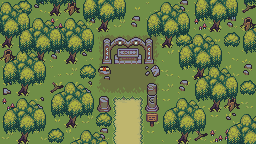

This game map was drawn from its Tiled (.tmx) file and the tilesets committed beside it. A one-line description and the full map source follow:
An orthogonal 16x9 tile map with 16x16 px tiles, 8 tile layers (Ground, Details, Items, Collision, ...), 4 tilesets and 19 objects (collisionBox, Panel_Storyline, Item_Hint, Zone_Puzzle).

<map version="1.10" tiledversion="1.11.2" orientation="orthogonal" renderorder="right-down" width="16" height="9" tilewidth="16" tileheight="16" infinite="0" nextlayerid="15" nextobjectid="27">
 <tileset firstgid="1" source="tilesets/TilesetFloor.tsx" />
 <tileset firstgid="166" source="tilesets/TilesetNatures.tsx" />
 <tileset firstgid="221" source="tilesets/Items.tsx" />
 <tileset firstgid="364" source="tilesets/TilesetProps.tsx" />
 <layer id="1" name="Ground" width="16" height="9">
  <data encoding="csv">
61,60,59,61,56,62,58,58,62,58,65,58,61,57,56,64,
61,62,58,56,58,62,56,64,56,58,64,60,60,57,58,61,
65,61,65,59,60,59,67,68,68,69,57,61,60,62,61,59,
62,57,62,60,58,58,78,79,79,80,60,63,63,57,59,61,
61,57,65,58,64,57,78,79,79,80,57,60,57,57,63,65,
56,62,56,60,60,65,89,90,90,91,64,60,62,65,58,60,
58,62,56,65,61,61,65,1,3,60,56,58,57,61,58,57,
64,65,58,62,56,64,64,12,14,63,59,59,58,56,63,56,
64,60,63,62,63,59,58,12,14,56,60,63,59,61,62,64
</data>
 </layer>
 <layer id="6" name="Details" width="16" height="9">
  <data encoding="csv">
0,0,179,0,166,0,0,0,0,0,0,178,0,0,0,169,
0,0,0,170,0,177,0,0,178,0,0,0,170,0,178,166,
0,0,0,0,0,0,0,0,0,0,0,0,0,0,0,0,
166,0,0,178,0,179,0,0,0,0,0,0,0,0,0,0,
0,0,0,0,0,0,198,0,0,191,0,0,0,0,0,178,
180,0,0,169,0,180,0,0,0,0,0,178,0,0,0,0,
170,0,180,0,0,0,0,0,0,0,0,0,0,0,166,0,
0,0,0,0,0,0,0,0,0,0,0,0,0,0,179,0,
0,0,0,0,0,0,178,0,0,0,0,0,169,170,171,0
</data>
 </layer>
 <layer id="7" name="Items" width="16" height="9">
  <data encoding="csv">
0,0,0,0,0,0,0,0,0,0,0,0,0,0,0,0,
0,0,0,0,0,0,0,0,0,0,0,0,0,0,0,0,
0,0,0,0,0,0,0,0,0,0,0,0,0,0,0,0,
0,0,0,0,0,0,0,0,0,0,0,0,0,0,0,0,
0,0,0,0,0,0,255,0,0,0,0,0,0,0,0,0,
0,0,0,0,0,0,0,0,0,0,0,0,0,0,0,0,
0,0,0,0,0,0,0,0,0,0,0,0,0,0,0,0,
0,0,0,0,0,0,0,0,0,0,0,0,0,0,0,0,
0,0,0,0,0,0,0,0,0,0,0,0,0,0,0,0
</data>
 </layer>
 <layer id="2" name="Collision" width="16" height="9">
  <data encoding="csv">
0,0,0,208,0,0,0,0,0,0,0,0,0,0,0,0,
0,0,0,0,0,0,208,0,0,0,0,0,0,208,0,0,
208,0,0,0,0,0,0,0,0,0,208,0,0,0,0,0,
0,0,208,0,208,0,212,188,189,214,0,0,0,0,0,0,
0,0,0,0,0,0,0,0,0,0,0,0,208,0,0,0,
0,208,0,0,0,0,0,0,0,0,0,0,0,0,0,0,
0,0,0,0,0,0,190,0,0,194,0,0,0,208,0,0,
0,0,0,0,208,0,0,0,0,0,0,0,0,0,0,0,
0,208,0,0,0,0,0,0,0,0,0,208,0,0,0,0
</data>
 </layer>
 <layer id="10" name="MonumentsOverlay" width="16" height="9">
  <data encoding="csv">
0,0,0,0,0,0,0,0,0,0,0,0,0,0,0,0,
0,0,0,0,0,0,0,0,0,0,0,0,0,0,0,0,
0,0,0,0,0,0,201,202,202,203,0,0,0,0,0,0,
0,0,0,0,0,0,0,0,0,0,0,0,0,0,0,0,
0,0,0,0,0,0,0,0,0,0,0,0,0,0,0,0,
0,0,0,0,0,0,0,0,0,183,0,0,0,0,0,0,
0,0,0,0,0,0,0,0,0,0,0,0,0,0,0,0,
0,0,0,0,0,0,0,0,0,0,0,0,0,0,0,0,
0,0,0,0,0,0,0,0,0,0,0,0,0,0,0,0
</data>
 </layer>
 <layer id="12" name="DetailsOverlay" width="16" height="9">
  <data encoding="csv">
0,168,0,0,0,0,0,0,0,0,0,0,0,0,0,0,
0,0,0,0,0,0,0,0,0,0,0,0,0,0,0,0,
0,0,0,0,0,0,0,0,0,0,0,168,0,0,168,0,
0,0,0,0,0,0,0,0,0,0,0,0,0,0,0,0,
0,0,0,0,0,168,0,0,0,0,0,0,0,0,0,0,
0,0,0,0,0,0,0,0,0,0,0,0,0,0,0,168,
0,0,0,0,0,0,0,0,0,0,0,0,0,0,0,0,
0,0,0,0,0,0,168,0,0,488,0,0,0,0,0,0,
0,0,0,168,0,0,0,0,0,0,0,0,0,0,0,0
</data>
 </layer>
 <layer id="3" name="Tree bushes" width="16" height="9">
  <data encoding="csv">
174,175,195,196,197,0,0,0,0,173,174,175,184,185,186,0,
185,186,0,173,174,175,0,0,0,184,185,186,195,196,197,173,
196,197,0,184,185,186,0,0,0,195,196,197,0,0,0,184,
173,174,175,195,196,197,0,0,0,0,0,0,0,0,0,195,
184,185,186,0,0,0,0,0,0,0,0,0,173,174,175,0,
195,196,197,173,174,175,0,0,0,0,0,0,184,185,186,0,
173,174,175,184,185,186,0,0,0,0,173,174,195,196,197,0,
184,185,186,195,196,197,0,0,0,0,184,185,186,0,173,174,
195,196,197,0,0,0,0,0,0,0,195,196,197,0,184,185
</data>
 </layer>
 <layer id="5" name="Tree bushes 2" width="16" height="9">
  <data encoding="csv">
0,0,0,0,0,184,185,186,0,0,0,0,0,0,0,195,
0,173,174,175,0,195,196,197,0,0,0,0,0,0,0,0,
0,184,185,186,0,0,0,0,0,0,0,173,174,175,0,0,
0,195,196,197,0,0,0,0,0,0,0,184,185,186,0,0,
0,0,0,0,0,0,0,0,0,0,0,195,196,197,0,0,
0,0,0,0,0,0,0,0,0,0,0,0,0,0,0,0,
0,0,0,0,0,0,0,0,0,0,173,174,175,0,0,0,
0,0,0,0,0,0,0,0,0,0,184,185,186,0,0,0,
0,0,0,0,173,174,175,0,0,0,195,196,197,0,0,0
</data>
 </layer>
 <objectgroup id="13" name="CollisionObjects" visible="0" locked="1">
  <object id="2" type="collisionBox" x="102.141" y="48" width="52.1361" height="16" />
  <object id="4" x="98.2861" y="98.7273" width="11.621" height="12.9886" />
  <object id="5" x="145.572" y="94.3409" width="12.846" height="17.3864" />
  <object id="10" x="162.472" y="34.617" width="9.45994" height="13.5142" />
  <object id="11" x="211.216" y="18.562" width="9.45994" height="13.5142" />
  <object id="12" x="195.216" y="66.7438" width="9.45994" height="13.5142" />
  <object id="13" x="210.853" y="97.6529" width="9.45994" height="13.5142" />
  <object id="14" x="179.398" y="130.017" width="9.45994" height="13.5142" />
  <object id="15" x="67.0344" y="113.653" width="9.45994" height="13.5142" />
  <object id="16" x="19.0344" y="129.471" width="9.45994" height="13.5142" />
  <object id="17" x="18.4889" y="81.8347" width="9.45994" height="13.5142" />
  <object id="18" x="34.6707" y="50.7438" width="9.45994" height="13.5142" />
  <object id="19" x="66.4889" y="49.6529" width="9.45994" height="13.5142" />
  <object id="20" x="98.6707" y="17.2893" width="9.45994" height="13.5142" />
  <object id="21" x="50.6707" y="1.83474" width="9.45994" height="13.5142" />
  <object id="22" x="2.48892" y="34.1984" width="9.45994" height="13.5142" />
 </objectgroup>
 <objectgroup id="14" name="InteractiveObjects">
  <object id="23" name="Panel_Storyline" x="144" y="112" width="16" height="16" />
  <object id="24" name="Item_Hint" x="96" y="64" width="16" height="16" />
  <object id="25" name="Zone_Puzzle" x="112" y="48" width="32" height="16" />
 </objectgroup>
</map>
